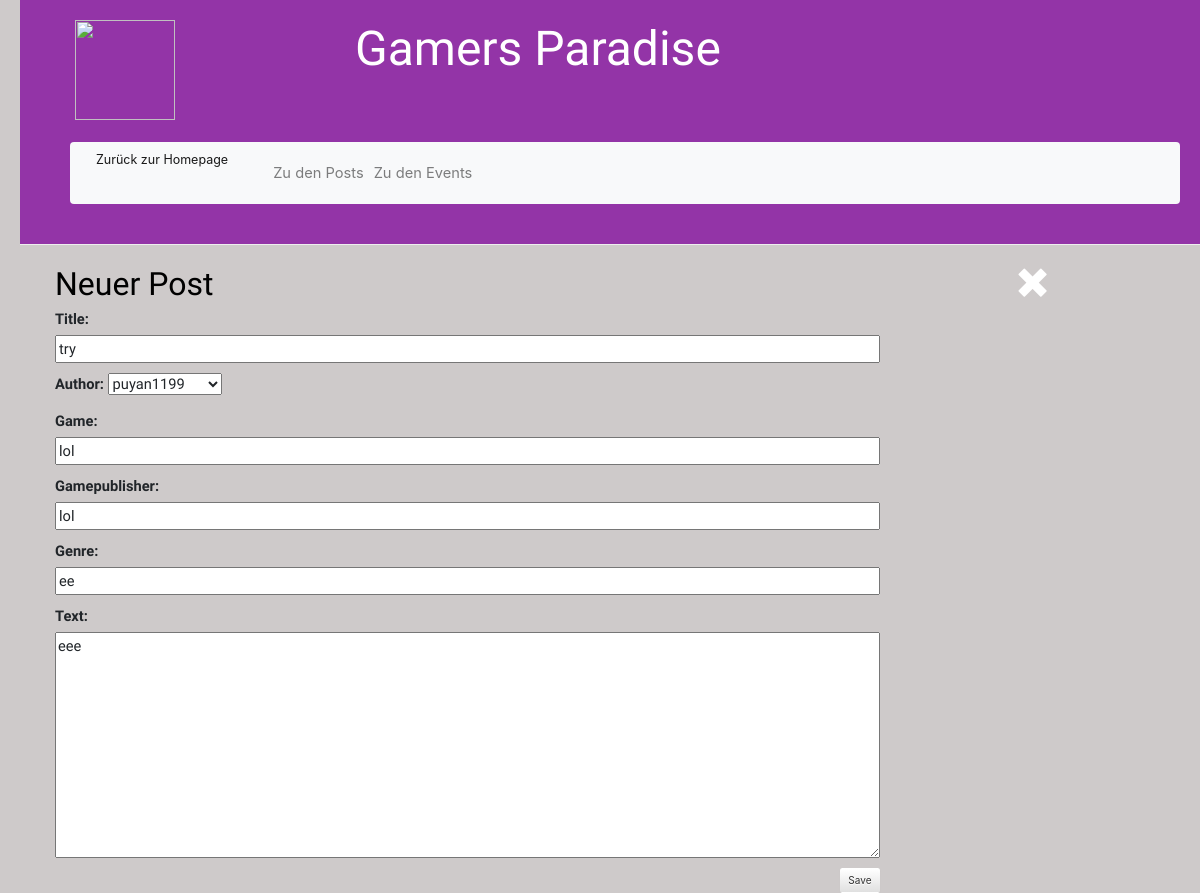
Page /post/21/edit/ on the committed database.
### blog/models.py (models this page shows, shortened)
class Post(models.Model):
    author = models.ForeignKey(settings.AUTH_USER_MODEL, on_delete=models.CASCADE)
    title = models.CharField(max_length=200)
    text = models.TextField()
    created_date = models.DateTimeField(default=timezone.now)
    published_date = models.DateTimeField(blank=True, null=True)
    game = models.CharField(max_length=200, default=' ')
    gamepublisher = models.CharField(max_length=200, default=' ')
    genre = models.CharField(max_length=200, default=' ')

### blog/views.py (the view)
# urls.py: path('post/<int:pk>/edit/', views.post_edit, name='post_edit'),
def post_edit(request, pk):
    post = get_object_or_404(Post, pk=pk)
    if request.method == "POST":
        form = PostForm(request.POST, instance=post)
        if form.is_valid():
            post = form.save(commit=False)
            post.author = request.user
            post.published_date = timezone.now()
            post.save()
            return redirect('post_detail', pk=post.pk)
    else:
        form = PostForm(instance=post)
    return render(request, 'blog/post_edit.html', {'form': form})

### blog/forms.py
class PostForm(forms.ModelForm):
    class Meta:
         model = Post
         fields = ('title', 'author','game',  'gamepublisher','genre','text')

### blog/templates/blog/post_edit.html
{% extends 'blog/base.html' %}
{% block content %}
<div class="container">
<div class="row">
        <div class="col-md-9">
             <h1>Neuer Post</h1>
        <form method="POST" class="post-form">{% csrf_token %}
             {{ form.as_p }}
            <button type="submit" class="save btn btn-default">Save</button>
        </form>
        </div>
        <div class="col-md-2">
            <h1><a href="{% url 'post_list' %}" class="top-menu"><span class="glyphicon glyphicon-remove"></span></a></h1>
        </div>
</div>
</div>
{% endblock %}

### blog/static/css/blog.css (style rules this page uses)
h1 a { color: rgb(0, 0, 0); font-family: 'Russo One', sans-serif; }
body { padding-left: 20px; background-color: rgb(206, 202, 202); font-size: 11pt; }
h1 { font-family: 'Russo One', sans-serif; color:black; font-size: 24pt; }
p { font-family: 'Saira Semi Condensed', sans-serif; }
.save { float: right; }
.post-form textarea, .post-form input { width: 100%; }
.top-menu, .top-menu:hover, .top-menu:visited { color: white; float: right; font-size: 26pt; margin-right: 20px; }

### rows in the picture
Post: title "try", author "puyan1199", game "lol", gamepublisher "lol", genre "ee", text "eee"
